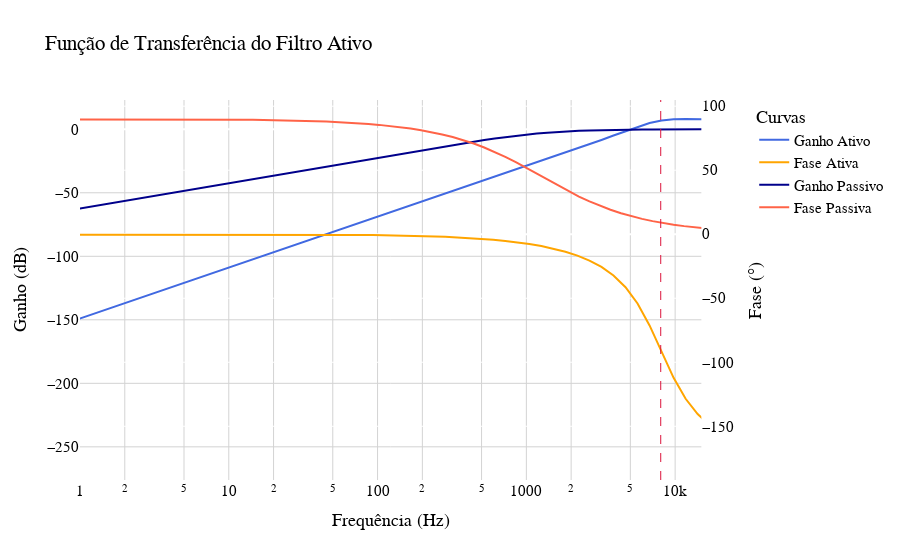

Notebook code cell kept with this figure:
### Markdown cell above
## Questão 2

Para efeitos comparativos, plote a função de transferência do circuito junto com o **Filtro Passivo** de igual característica.

---

### Memorial de Cálculo do Filtro Passivo

Para isso, devemos encontrar a função de transferência de um filtro passivo passa-alta, com frequência de corte $\omega_c = 8 \text{ kHz}$. Escolhendo um circuito RC, a função de transferência do filtro é da forma: 

$$ H(s) = \frac{sRC}{1+sRC}$$

e sua frequência de corte $\omega_c$ igual a: 

$$ \omega_c = \frac{1}{RC}$$

Escolhendo $R = 1\text{ k}\Omega $ , o capacitor $C$ deve ser igual a: 

$$ 8\cdot 10^3 = \frac{1}{1\cdot 10^3 \cdot C} $$
$$ C = 125 \text{ nF}$$

A função de transferência do filtro passivo será: 

$$ H(s) = \frac{s125\cdot10^{-6}}{s125\cdot10^{-6}+1}$$

---

### Code cell
# Comparação das duas Funções de Transferência

fig.update_xaxes(range=[0,np.log10(15*1e3)])

MF_HP_P = signal.TransferFunction([125*1e-6, 0], [125*1e-6, 1]) # Função de Transferência Passiva

w_p, ganho_p, fase_p = signal.bode(MF_HP_P)  # Retorna a frequência complexa w, a magnitude e a fase da função de transferência
freq_p = w_p/(2*np.pi) # Conversão de rad/s para Hz

fig.add_trace(go.Scatter(
    name='Ganho Passivo',
    mode='lines', 
    line_color='darkblue',
    x=freq_p, 
    y=ganho_p
    ),
    secondary_y=False
)


fig.add_trace(go.Scatter(
    name='Fase Passiva',
    mode='lines', 
    line_color='tomato',
    x=freq_p, 
    y=fase_p
    ),
    secondary_y=True    
)

fig.show()
